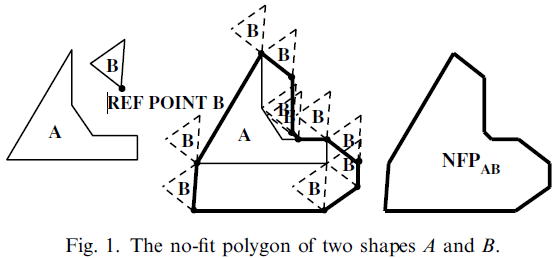
#> input picture documents/report/排样问题常用算法.assets/image-20210910174239345.png, 555 x 258 px; its folder holds only this picture in this run
$ python -i rl_test.py   (imports and definitions only)
#> lines starting #> are read from the running program, lines starting #| are printed output that depends on the picture
"""
本文件包括与DRL训练和测试的相关辅助函数
"""
import json
import multiprocessing
import os
import time
from multiprocessing import Pool
from shutil import copyfile

import numpy as np
import pandas as pd
from shapely.geometry import Polygon
from tqdm import tqdm
from init_seq import InitSeq

from packing_algorithm.config import targets
from packing_algorithm.tools import BottomLeftFill
from tools.geometry_functions import GeometryFunctions
from tools.newnfpassistant import NewNfpAssistant
from tools.nfp_assistant import NFPAssistant
from tools.plt_func import PltFunc
from tools.poly_list_processor import PolyListProcessor
from tools.sequence import GA


def get_nfp(polys, save_name, index):
    # print('record/{}/{}.csv'.format(save_name,index))
    NFPAssistant(polys, get_all_nfp=True, store_nfp=True, store_path='record/{}/{}.csv'.format(save_name, index))


# [39 lines left out: functions get_all_nfp, nfp_check, not called in this run]


def blf_with_sequence(test_path, width, seq_path=None, ga_algo=False):
    if seq_path is not None:
        # ToDo: 取出文件失败的问题处理
        f = open(seq_path, 'r')
        seqs = f.readlines()
    data = np.load(test_path, allow_pickle=True)
    test_name = test_path.split('_xy')[0]
    height = []
    # ToDo: 将遗传算法从 BLF 中摘出
    if ga_algo:
        p = Pool()
    multi_res = []
    for i, line in enumerate(tqdm(data)):
        polys_final = []
        if seq_path is not None:  # 指定序列
            seq = seqs[i].split(' ')
        else:  # 随机序列
            seq = np.array(range(len(line)))
            np.random.shuffle(seq)
        for j in range(len(line)):
            if seq_path is not None:
                index = int(seq[j])
            else:
                index = seq[j]
            polys_final.append(line[index])
        nfp_asst = NFPAssistant(polys_final, load_history=True, history_path='record/{}/{}.csv'.format(test_name, i))
        # nfp_asst=None
        if ga_algo:  # 遗传算法
            polys_GA = PolyListProcessor.getPolyObjectList(polys_final, [0])
            multi_res.append(p.apply_async(GA, args=(width, polys_GA, nfp_asst)))
        else:
            blf = BottomLeftFill(width, polys_final, NFPAssistant=nfp_asst)
            # blf.showAll()
            height.append(blf.get_length())
    if ga_algo:
        p.close()
        p.join()
        for res in multi_res:
            height.append(res.get().global_lowest_length)
    return height


def get_benchmark(source, width=760):
    random = blf_with_sequence(source, width)
    random = np.array(random)
    # np.savetxt('random.CSV',random)
    print('random...OK', np.mean(random))

    # 与现有启发式比较
    data = np.load(source, allow_pickle=True)
    test_name = source.split('_xy')[0]
    height = []
    for i, line in enumerate(tqdm(data)):
        nfp_path = 'record/{}/{}.csv'.format(test_name, i)
        min_height = InitSeq(width, line, nfp_load=nfp_path).get_best()
        height.append(min_height)
    decrease = np.array(height)
    print('heuristic...OK', np.mean(decrease))

    # [5 lines of commented-out code are left out]


# [36 lines left out: function get_all_init, not called in this run]


# [17 lines not run here, left out]

>>> import cv2
>>> picture = cv2.imread('documents/report/排样问题常用算法.assets/image-20210910174239345.png', cv2.IMREAD_GRAYSCALE)
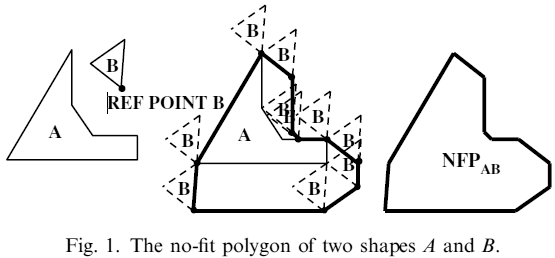
#> picture: shape (258, 555); min 0, max 255, mean 238.5
>>> result = get_benchmark(picture)
#> (the run stopped early here; a loop or call above may not have finished)
